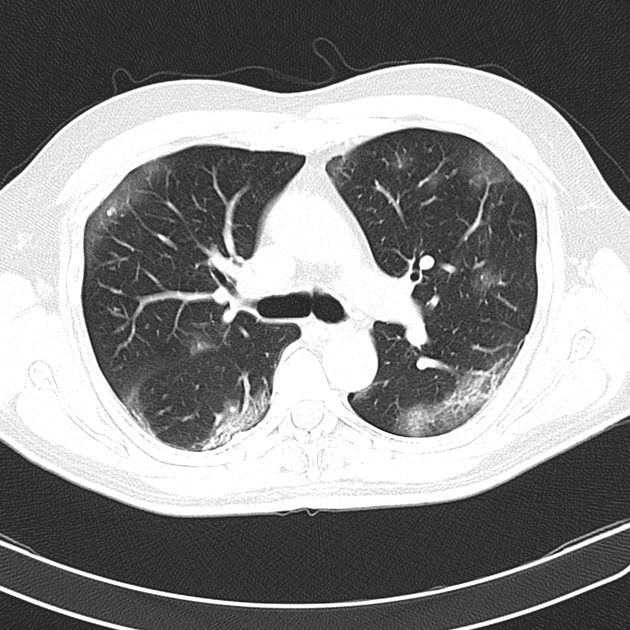
%> input picture Images/covid_pneumonia.jpeg, 630 x 630 px
$ octave cryptography_paper.m   (GNU Octave 9; MATLAB toolbox functions it lacks are replaced by stand-ins)
%> lines starting %> are read from the running program, lines starting %| are printed output that depends on the picture
%% Start simulation
clc;
time_start = tic;

%% Read image and resize it to 512x512
image1 = imread("Images/covid_pneumonia.jpeg");
%> image1 is the input picture: size 630x630 uint8; min 7, max 255, mean 135.2
image2 = imresize(image1, [512 512]);
% Creating a copy of the resized image
image3 = image2;

%% Henon Chaotic Map for Intra Block shuffling
% For the Henon map to be chaotic, values of a and b :
a = 1.4;
b = 0.3;

% Secret key for Henon Chaotic Map
% x0 = input("Secret Key for the Henon Chaotic Map in the X irection: ");
% y0 = input("Secret Key for the Henon Chaotic Map in the Y direction: ");
x0 = 0.00002;
y0 = 0.27;

x(1) = 1-a*x0^2+y0;
y(1) = b*x0;
for i = 2:512
    x(i) = 1-a*x(i-1)^2+y(i-1);
    y(i) = b*x(i-1);
end

[outX,indX] = sort(x);
[outY,indY] = sort(y);
for n = 1:64
    b = 1+(n-1)*8;
    for m = 1:64
        a = 1+(m-1)*8;
        for i = b:b+7
            for j=a:a+7
                image2(i,j,:) = image3(indX(i),indY(j),:);
            end
        end
    end
end
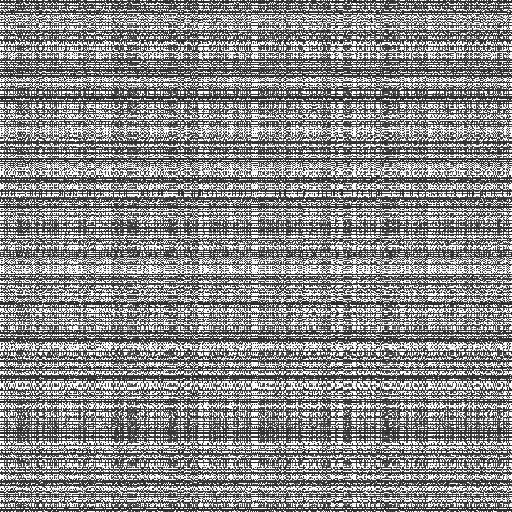
%> image2: size 512x512 uint8; min 15, max 255, mean 135.2; mean of the top-left, top-right, bottom-left and bottom-right quarters 133.8, 133.3, 137, 136.6

%% Henon Chaotic Map for Inter Block shuffling
newIndX = [];
newIndY = [];

corner_coordinates = [1:8:512];
for i = 1:1:512
    if ismember(indX(i), corner_coordinates) == 1
        newIndX = [newIndX indX(i)];
    end
    if ismember(indY(i), corner_coordinates) == 1
        newIndY = [newIndY indY(i)];
    end
end

image3 = image2;

for i = 1:1:64
    for j = 1:1:64
        for a = 1:1:7
            for b = 1:1:7
                image2(1+(j-1)*8+a,1+(i-1)*8+b,:) = image3(newIndX(i)+a,newIndY(j)+b,:);
            end
        end
    end
end
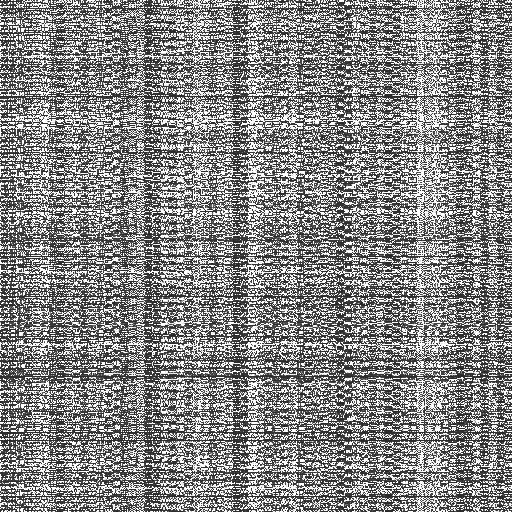
%> image2: size 512x512 uint8; min 15, max 255, mean 135.2; mean of the top-left, top-right, bottom-left and bottom-right quarters 137.1, 137.7, 132.6, 133.3

image3 = image2;

%% Brownian Motion Implementation
% This simulation illustrates a fast implementation of three dimensional
% Brownian motion, the output is the Euclidean distance between initial
% and final positions. (rf-r0)
N=1000;
t = nan( 1536256, 3 );
x_brown=cumsum(randn(1,N));
y_brown=cumsum(randn(1,N));
z_brown=cumsum(randn(1,N));
% Define starting point of the brownian particle - secret key
x_brown(1)=0;
y_brown(1)=0;
z_brown(1)=0;
 r0=[x_brown(1) y_brown(1) z_brown(1)];
% Final radius
rf=[x_brown(end) y_brown(end) z_brown(end)];
t(1,:) = rf-r0;
%> (the run ends here)
